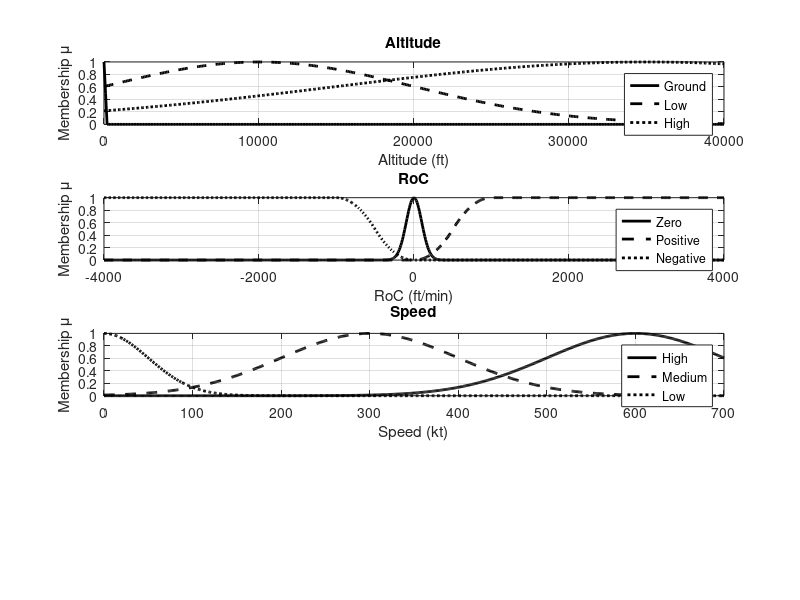

This chart was generated by the following MATLAB code:
%% Fuzzy Membership Functions According to Your Definitions
%   H_gnd(η) = Z(η,0,200)
%   H_lo(η)  = G(η,10000,10000)
%   H_hi(η)  = G(η,35000,20000)
%   RoC0(τ)  = G(τ,0,100)
%   RoC+(τ)  = S(τ,10,1000)
%   RoC–(τ)  = Z(τ,–1000,–10)
%   V_lo(v)  = G(v,0,50)
%   V_mid(v) = G(v,300,100)
%   V_hi(v)  = G(v,600,100)
%   P_gnd(p)= G(p,1,0.2)
%   P_clb(p)= G(p,2,0.2)
%   P_cru(p)= G(p,3,0.2)
%   P_des(p)= G(p,4,0.2)
%   P_lvl(p)= G(p,5,0.2)

% 1) Define the continuous axes
eta = linspace(0,40000,401);      % altitude in feet
tau = linspace(-4000,4000,801);   % rate of climb in ft/min
v   = linspace(0,700,701);        % speed in knots
p   = linspace(0,6,601);          % phase axis (0 to 6)

% 2) Compute each membership function
H_gnd = zmf(eta, [0 200]);               % Z(η,0,200)
H_lo  = gaussmf(eta, [10000 10000]);     % G(η,10000,10000)
H_hi  = gaussmf(eta, [20000 35000]);     % G(η,35000,20000)

RoC0 = gaussmf(tau,[100 0]);             % G(τ,0,100)
RoCp = smf(tau, [10 1000]);              % S(τ,10,1000)
RoCm = zmf(tau,[-1000 -10]);             % Z(τ,–1000,–10)

V_lo  = gaussmf(v,[50 0]);               % G(v,0,50)
V_mid = gaussmf(v,[100 300]);            % G(v,300,100)
V_hi  = gaussmf(v,[100 600]);            % G(v,600,100)

P_gnd = gaussmf(p,[0.2 1]);              % G(p,1,0.2)
P_clb = gaussmf(p,[0.2 2]);              % G(p,2,0.2)
P_cru = gaussmf(p,[0.2 3]);              % G(p,3,0.2)
P_des = gaussmf(p,[0.2 4]);              % G(p,4,0.2)
P_lvl = gaussmf(p,[0.2 5]);              % G(p,5,0.2)

% 3) Plot the four‑panel figure
figure;

% --- Altitude ---
subplot(4,1,1);
plot(eta, H_gnd, 'k-', 'LineWidth',2); hold on;
plot(eta, H_lo,  'k--','LineWidth',2);
plot(eta, H_hi,  'k:','LineWidth',2);
grid on;
xlabel('Altitude (ft)');
ylabel('Membership μ');
title('Altitude');
legend('Ground','Low','High','Location','Best');

% --- RoC ---
subplot(4,1,2);
plot(tau, RoC0, 'k-', 'LineWidth',2); hold on;
plot(tau, RoCp, 'k--','LineWidth',2);
plot(tau, RoCm, 'k:','LineWidth',2);
grid on;
xlabel('RoC (ft/min)'); 
ylabel('Membership μ');
title('RoC');
legend('Zero','Positive','Negative','Location','Best');

% --- Speed ---
subplot(4,1,3);
plot(v, V_hi,  'k-', 'LineWidth',2); hold on;
plot(v, V_mid, 'k--','LineWidth',2);
plot(v, V_lo,  'k:','LineWidth',2);
grid on;xlabel('Speed (kt)'); ylabel('Membership μ');
title('Speed');
legend('High','Medium','Low','Location','Best');

% --- Phase ---
%subplot(4,1,4);
% Plot discrete markers at integer phase points
%phases = 1:5;
%plot(phases, P_gnd(phases*100), 'ks','MarkerSize',8,'LineWidth',2); hold on;
%plot(phases, P_clb(phases*100), 'k^','MarkerSize',8,'LineWidth',2);
%plot(phases, P_des(phases*100), 'kv','MarkerSize',8,'LineWidth',2);
%plot(phases, P_cru(phases*100), 'kx','MarkerSize',8,'LineWidth',2);
%plot(phases, P_lvl(phases*100), 'ko','MarkerSize',8,'LineWidth',2);

%grid on;xlim([0.5 5.5]); ylim([0 1.2]);
%set(gca, 'XTick', phases, 'XTickLabel',{'Ground','Climb','Descent','Cruise','Level flight'});xlabel('Phase'); ylabel('Membership μ');
%title('Phase');
